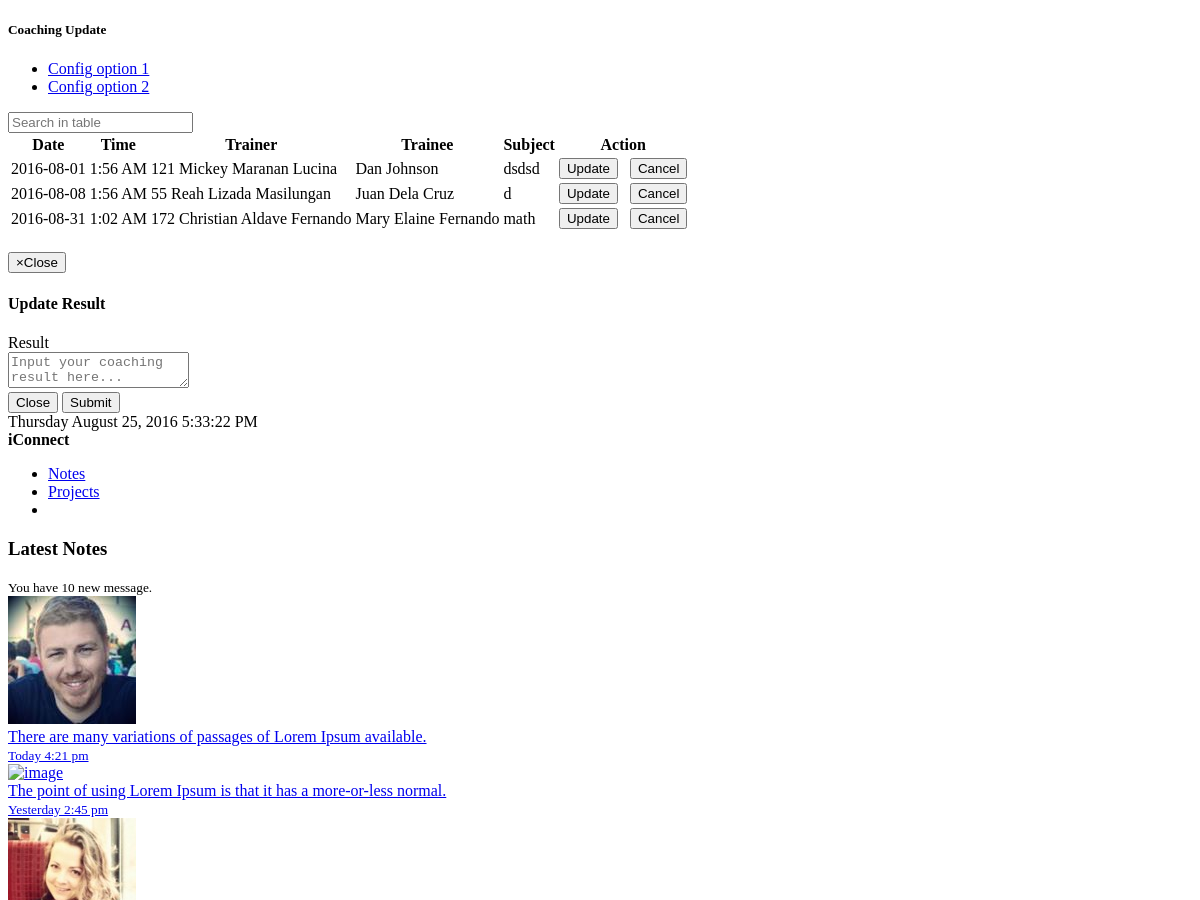
The page /coachingresult3.php (signed in, upper part) on the database as committed earlier.
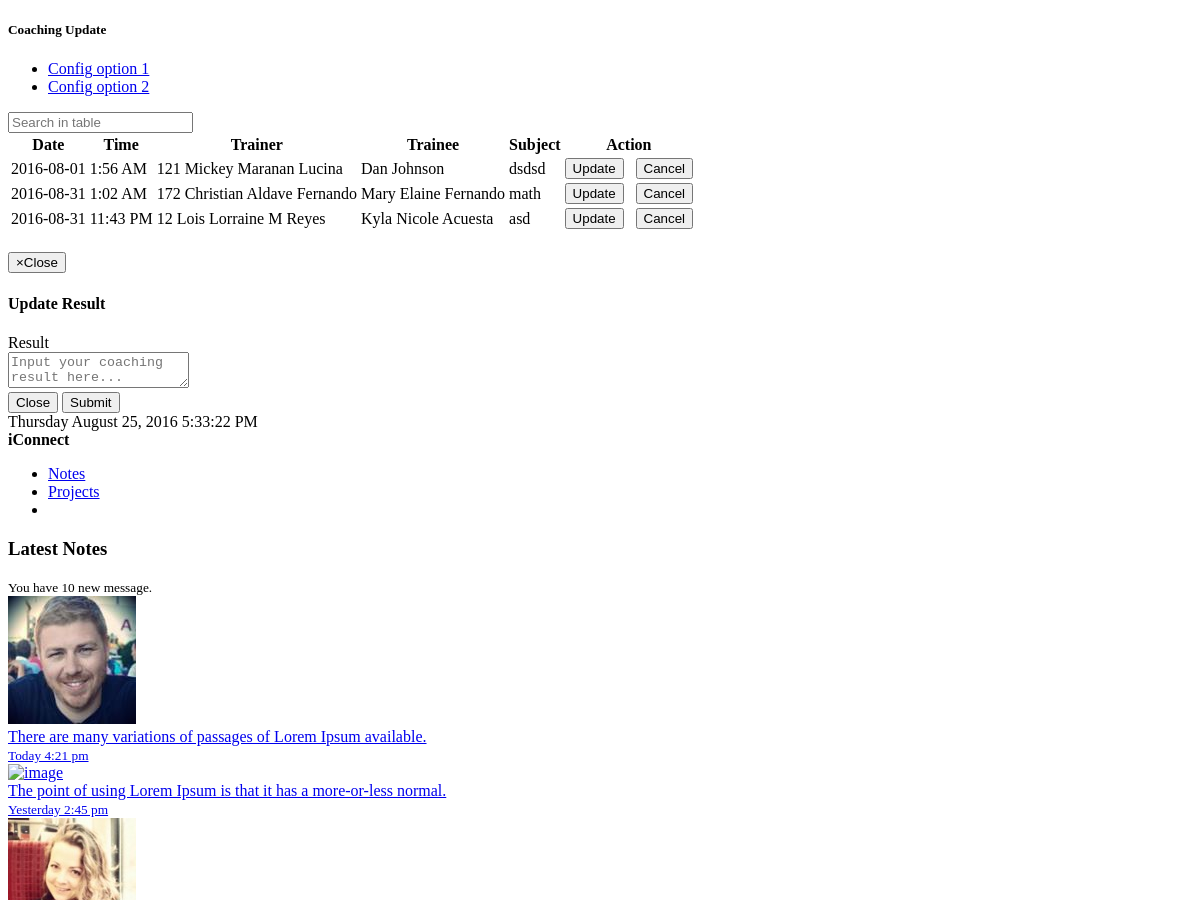
The same page on the database as committed later.
### tables this page shows
CREATE TABLE IF NOT EXISTS `coaching` (
  `coaching_id` int(10) NOT NULL,
  `coaching_trainerid` int(5) NOT NULL,
  `coaching_coachemployeeid` varchar(50) NOT NULL,
  `coaching_trainee` varchar(50) NOT NULL,
  `employee_id` int(10) NOT NULL,
  `coaching_date` date NOT NULL,
  `coaching_time` time NOT NULL,
  `coaching_subject` varchar(200) NOT NULL,
  `coaching_result` varchar(200) NOT NULL,
  `coaching_status` varchar(20) NOT NULL DEFAULT 'Pending'
);

CREATE TABLE IF NOT EXISTS `employee` (
  `employee_id` int(10) NOT NULL,
  `employee_lastname` varchar(35) NOT NULL,
  `employee_firstname` varchar(35) NOT NULL,
  `employee_middlename` varchar(35) NOT NULL,
  `employee_gender` varchar(6) NOT NULL,
  `employee_birthday` date NOT NULL,
  `employee_marital` varchar(15) NOT NULL,
  `employee_address` varchar(100) NOT NULL,
  `employee_city` varchar(20) NOT NULL,
  `employee_zip` varchar(10) NOT NULL,
  `employee_email` varchar(255) NOT NULL,
  `employee_cellnum` varchar(15) NOT NULL,
  `employee_type` varchar(20) NOT NULL,
  `employee_jobtitle` varchar(25) NOT NULL,
  `employee_empstatus` varchar(50) NOT NULL,
  `employee_department` varchar(25) NOT NULL,
  `employee_rate` int(6) NOT NULL,
  `employee_taxcode` varchar(9) NOT NULL,
  `employee_dependency` int(2) NOT NULL,
  `employee_sss` varchar(30) NOT NULL,
  `employee_philhealth` varchar(30) NOT NULL,
  `employee_pagibig` varchar(30) NOT NULL,
  `employee_tin` varchar(30) NOT NULL,
  `employee_shift` varchar(20) NOT NULL,
  `employee_datehired` date NOT NULL,
  `employee_restday` varchar(30) NOT NULL,
  `employee_password` varchar(25) NOT NULL,
  `employee_payslippassword` varchar(50) NOT NULL,
  `employee_sickleave` int(2) NOT NULL DEFAULT '0',
  `employee_vacationleave` int(2) NOT NULL DEFAULT '0',
  `employee_incentive` int(2) NOT NULL DEFAULT '0',
  `employee_maternityleave` int(2) NOT NULL DEFAULT '0',
  `employee_paternityleave` int(2) NOT NULL DEFAULT '0',
  `employee_singleparentleave` int(2) NOT NULL DEFAULT '0',
  `employee_status` varchar(10) NOT NULL DEFAULT 'active',
  `employee_team` varchar(50) NOT NULL,
  `employee_team1` varchar(100) NOT NULL,
  `employee_team2` varchar(100) NOT NULL,
  `employee_team3` varchar(100) NOT NULL,
  `employee_level` int(3) NOT NULL,
  `date_start` date NOT NULL,
  `date_end` date NOT NULL,
  `image` longblob NOT NULL,
  `cutoff` varchar(50) NOT NULL,
  `test` varchar(999) NOT NULL,
  `test_idate` date NOT NULL,
  `test_edate` date NOT NULL,
  `loan` varchar(999) NOT NULL,
  `loan_idate` date NOT NULL,
  `loan_edate` date NOT NULL,
  `account_number` int(200) NOT NULL
);

### coachingresult3.php (the view, shortened to what this page needs)
<!DOCTYPE html>
<html>
	<head>
	</head>
	<body>
		<div class="row">
			<div class="col-lg-12">
				<div class="ibox float-e-margins">
					<div class="ibox-title">
						<h5>Coaching Update</h5>
						<div class="ibox-tools">
							<ul class="dropdown-menu dropdown-user">
								<li><a href="#">Config option 1</a>
								</li>
								<li><a href="#">Config option 2</a>
								</li>
							</ul>
						</div>
					</div>
					<div class="ibox-content">
					<input type="text" class="form-control input-sm m-b-xs" id="filter" placeholder="Search in table">
						</div>
					<div class="ibox-content">
						<?php
							include 'functions.php';
							$team1 = $_SESSION['employee_team'];
							$team2 = $_SESSION['employee_team1'];
							$team3 = $_SESSION['employee_team2'];
							$team4 = $_SESSION['employee_team3'];
								if ($result = $mysqli->query("SELECT * FROM coaching INNER JOIN employee ON employee.employee_id = coaching.employee_id WHERE coaching_status = 'Pending' AND (employee_team = '$team1' OR employee_team1 = '$team2' OR employee_team2 = '$team3' OR employee_team3 = '$team4') AND (employee_level = 1 OR employee_level = 2)"))
								{
									if ($result->num_rows > 0)
									{
										echo "<table class='footable table table-stripped' data-limit-navigation='5' data-page-size='20' data-filter=#filter>";
										echo "<thead>";
									echo "<tr>";
									echo "<th>Date</th>";
									echo "<th>Time</th>";
									echo "<th>Trainer</th>";
									echo "<th>Trainee</th>";
									echo "<th>Subject</th>";
									echo "<th style='text-align:center;'>Action</th>";
									echo "</tr>";
									echo "</thead>";
									echo "<tfoot>";
									echo "<tr>";
									echo "<td colspan='7'>";
									echo "</td>";
									echo "</tr>";
									echo "</tfoot>";
										while ($row = mysqli_fetch_object($result))
										{
											$empid = $row->coaching_id;
											echo "<tr class = 'josh'>";
											echo "<td>" . date("Y-m-d",strtotime($row->coaching_date)) . "</td>";
											echo "<td>" . date("g:i A",strtotime($row->coaching_time)) . "</td>";
											echo "<td>" . $row->coaching_coachemployeeid . "</td>";
											echo "<td>" . $row->employee_firstname . " " . $row->employee_lastname . "</td>";
											echo "<td>" . $row->coaching_subject . "</td>";
											echo "<td style='text-align:center;'><a href='#' id='$empid' data-toggle='modal'
															data-empid='$row->coaching_id'
											data-target='#myModal4' class = 'editempdialog'><button class='btn btn-primary' type='button'><i class='fa fa-smile-o'></i> Update</button></button></a>&nbsp;&nbsp;
											<a href='#' id='$empid' class = 'delete'><button class='btn btn-warning' type='button'><i class='fa fa-exclamation'></i> Cancel</button></button></a>";
											echo "</td>";
											echo "</tr>";
										}
										echo "</table>";
									}
								}
						?>
					</div>
				</div>
			</div>
        </div>
	<div class="modal inmodal fade" id="myModal4" tabindex="-1" role="dialog"  aria-hidden="true">
		<div class="modal-dialog modal-small">
			<div class="modal-content">
				<div class="modal-header">
					<button type="button" class="close" data-dismiss="modal"><span aria-hidden="true">&times;</span><span class="sr-only">Close</span></button>
					<h4 class="modal-title">Update Result</h4>
				</div>
				<div class="modal-body">
					<div class="ibox-content">
						<form id = "myForm" method="post" action = "updatecoaching.php" class="form-horizontal">
							<div class="form-group">
								<label class="col-sm-2 control-label">Result</label>
								<div class="col-md-8"><textarea type="text" class="form-control" id = "result" name = "result" placeholder="Input your coaching result here..."></textarea></div>
							</div>
					</div>
				</div>
				<div class="modal-footer">
					<button type="button" class="btn btn-white" data-dismiss="modal">Close</button>
					<button type="submit" class="btn btn-primary coaching">Submit</button>
				</div>
			</div>
		</div>
	</div>
		<?php
			include('menufooter.php');
		?>
	</body>
</html>

Rows that differ between the two databases and show on the page:
no longer on this page (row unchanged): coaching: coaching_date "2016-08-08", coaching_time "1:56 AM", coaching_coachemployeeid "55 Reah Lizada Masilungan", employee.employee_firstname "Juan", employee.employee_lastname "Dela Cruz", coaching_subject "d"
added coaching: coaching_date "2016-08-31", coaching_time "11:43 PM", coaching_coachemployeeid "12 Lois Lorraine M Reyes", employee.employee_firstname "Kyla Nicole", employee.employee_lastname "Acuesta", coaching_subject "asd"
